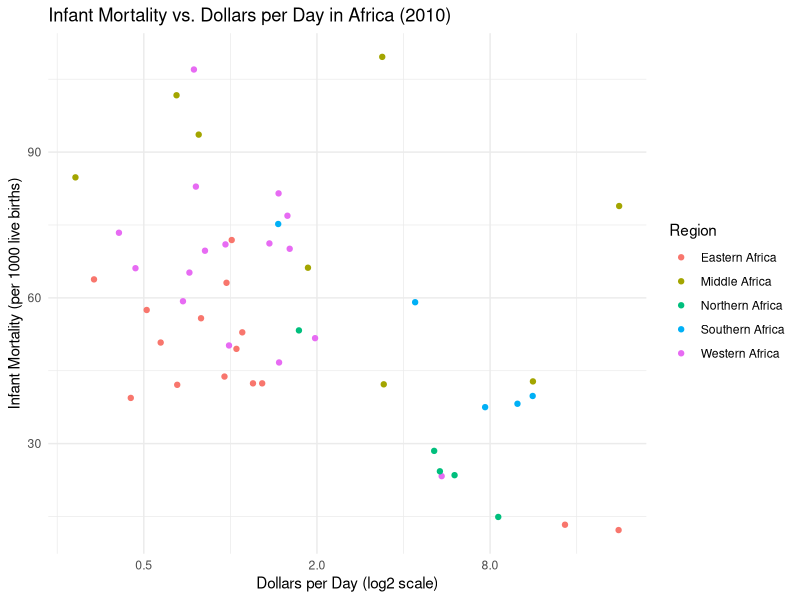

Here is the R script that generated this plot:
# Instructions
# Now we are going to transform the x axis of the plot from the previous exercise.

# Instructions
# The mutated dataset is preloaded as gapminder_Africa_2010.

# As in the previous exercise, make a scatter plot of infant_mortality versus dollars_per_day 
# for countries in the African continent.

# As in the previous exercise, use color to denote the different regions of Africa.

# Transform the x axis to be in the log (base 2) scale.

library(dplyr)
library(ggplot2)
library(dslabs)
data(gapminder)

#cria a variável dollars_per_day e filtra os países africanos em 2010, removendo NAs
gapminder_Africa_2010 <- gapminder %>% 
  mutate(dollars_per_day = gdp / population / 365) %>%
  filter(continent == "Africa" & year == 2010 & !is.na(dollars_per_day) & !is.na(infant_mortality))

#cria o gráfico de dispersão com transformação log2 no eixo x
gapminder_Africa_2010 %>%
  ggplot(aes(x = dollars_per_day, y = infant_mortality, color = region)) +
  geom_point() +
  scale_x_continuous(trans = "log2") +  
  labs(title = "Infant Mortality vs. Dollars per Day in Africa (2010)",
       x = "Dollars per Day (log2 scale)",
       y = "Infant Mortality (per 1000 live births)",
       color = "Region") +
  theme_minimal()
